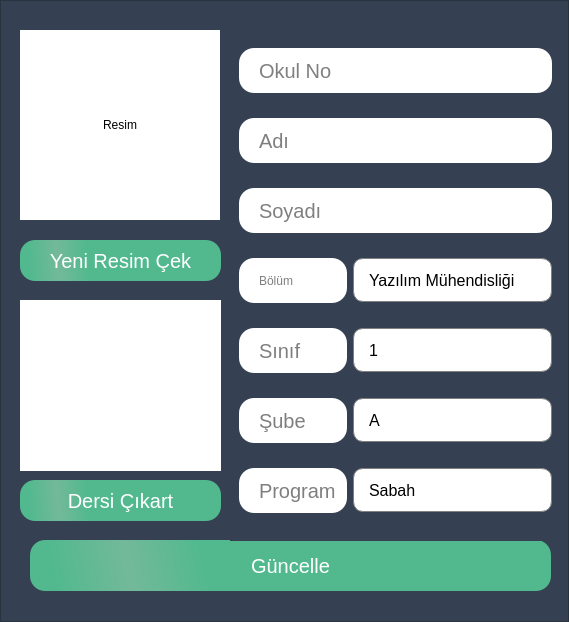
<?xml version="1.0" encoding="UTF-8"?>
<ui version="4.0">
 <class>OgrenciDuzenleForm</class>
 <widget class="QWidget" name="OgrenciDuzenleForm">
  <property name="geometry">
   <rect>
    <x>0</x>
    <y>0</y>
    <width>569</width>
    <height>622</height>
   </rect>
  </property>
  <property name="windowTitle">
   <string>Form</string>
  </property>
  <layout class="QGridLayout" name="gridLayout">
   <property name="leftMargin">
    <number>0</number>
   </property>
   <property name="topMargin">
    <number>0</number>
   </property>
   <property name="rightMargin">
    <number>0</number>
   </property>
   <property name="bottomMargin">
    <number>0</number>
   </property>
   <property name="horizontalSpacing">
    <number>0</number>
   </property>
   <item row="0" column="0">
    <widget class="QFrame" name="frame">
     <property name="styleSheet">
      <string notr="true">QFrame{
background: #354152;
}



QLineEdit{
height: 45px;
border-radius:15px;
padding-left: 18px;
font-size: 20px;
background:white;
}
QPushButton{
height:32px;
border-radius: 15px;
	background-color: qlineargradient(spread:reflect, x1:1, y1:0.466409, x2:0.188, y2:0.482727, stop:0.823864 rgba(82, 185, 143, 255), stop:1 rgba(115, 185, 153, 255));
padding: 8px 16px;
color: white;
font-size: 20px;
}
QPushButton:pressed{
color: black;
background: #008bd1
}</string>
     </property>
     <property name="frameShape">
      <enum>QFrame::StyledPanel</enum>
     </property>
     <property name="frameShadow">
      <enum>QFrame::Raised</enum>
     </property>
     <widget class="QPushButton" name="ogrenci_update">
      <property name="geometry">
       <rect>
        <x>30</x>
        <y>540</y>
        <width>521</width>
        <height>51</height>
       </rect>
      </property>
      <property name="text">
       <string>Güncelle</string>
      </property>
     </widget>
     <widget class="QFrame" name="frame_2">
      <property name="geometry">
       <rect>
        <x>230</x>
        <y>20</y>
        <width>331</width>
        <height>521</height>
       </rect>
      </property>
      <property name="styleSheet">
       <string notr="true">QComboBox {
    border: 1px solid gray;
    border-radius: 10px;
    min-width: 6em;
	font-size:16px;
	padding-left:15px;
	height:42px;

}

QComboBox:on {
    border-bottom-left-radius: 0px;
    border-bottom-right-radius: 0px;
}

QComboBox QAbstractItemView {
    border-bottom-right-radius: 10px;
    border-bottom-left-radius: 10px;
    background: white;
    border: 1px solid gray;
    box-shadow: transparent;
}

QComboBox::drop-down {
    border-color: transparent;
}

QFrame{
border:none;
}</string>
      </property>
      <property name="frameShape">
       <enum>QFrame::StyledPanel</enum>
      </property>
      <property name="frameShadow">
       <enum>QFrame::Raised</enum>
      </property>
      <layout class="QGridLayout" name="gridLayout_2">
       <item row="4" column="1">
        <widget class="QComboBox" name="cmb_Sinif">
         <item>
          <property name="text">
           <string>1</string>
          </property>
         </item>
         <item>
          <property name="text">
           <string>2</string>
          </property>
         </item>
         <item>
          <property name="text">
           <string>3</string>
          </property>
         </item>
         <item>
          <property name="text">
           <string>4</string>
          </property>
         </item>
        </widget>
       </item>
       <item row="3" column="1">
        <widget class="QComboBox" name="cmb_Bolum">
         <item>
          <property name="text">
           <string>Yazılım Mühendisliği</string>
          </property>
         </item>
         <item>
          <property name="text">
           <string>Bilgisayar Mühendisliği</string>
          </property>
         </item>
         <item>
          <property name="text">
           <string>Makine Mühendisliği</string>
          </property>
         </item>
         <item>
          <property name="text">
           <string>Otomotiv Mühendisliği</string>
          </property>
         </item>
        </widget>
       </item>
       <item row="5" column="1">
        <widget class="QComboBox" name="cmb_Sube">
         <property name="styleSheet">
          <string notr="true"/>
         </property>
         <item>
          <property name="text">
           <string>A</string>
          </property>
         </item>
         <item>
          <property name="text">
           <string>B</string>
          </property>
         </item>
         <item>
          <property name="text">
           <string>C</string>
          </property>
         </item>
        </widget>
       </item>
       <item row="6" column="1">
        <widget class="QComboBox" name="cmb_Program">
         <item>
          <property name="text">
           <string>Sabah</string>
          </property>
         </item>
         <item>
          <property name="text">
           <string>Akşam</string>
          </property>
         </item>
        </widget>
       </item>
       <item row="3" column="0">
        <widget class="QLineEdit" name="txt_bolum">
         <property name="enabled">
          <bool>false</bool>
         </property>
         <property name="styleSheet">
          <string notr="true">font-size:12px;</string>
         </property>
         <property name="placeholderText">
          <string>Bölüm</string>
         </property>
        </widget>
       </item>
       <item row="2" column="0" colspan="2">
        <widget class="QLineEdit" name="ogrenci_soyadi">
         <property name="placeholderText">
          <string>Soyadı</string>
         </property>
        </widget>
       </item>
       <item row="1" column="0" colspan="2">
        <widget class="QLineEdit" name="ogrenci_adi">
         <property name="placeholderText">
          <string>Adı</string>
         </property>
        </widget>
       </item>
       <item row="0" column="0" colspan="2">
        <widget class="QLineEdit" name="ogrenci_okulNo">
         <property name="enabled">
          <bool>false</bool>
         </property>
         <property name="placeholderText">
          <string>Okul No</string>
         </property>
        </widget>
       </item>
       <item row="4" column="0">
        <widget class="QLineEdit" name="txt_sinif">
         <property name="enabled">
          <bool>false</bool>
         </property>
         <property name="placeholderText">
          <string>Sınıf</string>
         </property>
        </widget>
       </item>
       <item row="5" column="0">
        <widget class="QLineEdit" name="txt_sube">
         <property name="enabled">
          <bool>false</bool>
         </property>
         <property name="placeholderText">
          <string>Şube</string>
         </property>
        </widget>
       </item>
       <item row="6" column="0">
        <widget class="QLineEdit" name="txt_program">
         <property name="enabled">
          <bool>false</bool>
         </property>
         <property name="placeholderText">
          <string>Program</string>
         </property>
        </widget>
       </item>
      </layout>
     </widget>
     <widget class="QFrame" name="frame_3">
      <property name="geometry">
       <rect>
        <x>20</x>
        <y>20</y>
        <width>201</width>
        <height>461</height>
       </rect>
      </property>
      <property name="styleSheet">
       <string notr="true">QFrame{
border:none;
}

QLabel{
	height:200px;
}

QPushButton{
height:42px;
}</string>
      </property>
      <property name="frameShape">
       <enum>QFrame::StyledPanel</enum>
      </property>
      <property name="frameShadow">
       <enum>QFrame::Raised</enum>
      </property>
      <widget class="QPushButton" name="resimYukle">
       <property name="geometry">
        <rect>
         <x>0</x>
         <y>220</y>
         <width>201</width>
         <height>41</height>
        </rect>
       </property>
       <property name="text">
        <string>Yeni Resim Çek</string>
       </property>
      </widget>
      <widget class="QLabel" name="ogrenci_resim">
       <property name="geometry">
        <rect>
         <x>0</x>
         <y>10</y>
         <width>200</width>
         <height>190</height>
        </rect>
       </property>
       <property name="styleSheet">
        <string notr="true">background: white;
</string>
       </property>
       <property name="text">
        <string>Resim</string>
       </property>
       <property name="alignment">
        <set>Qt::AlignCenter</set>
       </property>
      </widget>
      <widget class="QListWidget" name="ogrenci_aldigiDersler">
       <property name="geometry">
        <rect>
         <x>0</x>
         <y>280</y>
         <width>201</width>
         <height>171</height>
        </rect>
       </property>
       <property name="styleSheet">
        <string notr="true">background: white;</string>
       </property>
      </widget>
     </widget>
     <widget class="QPushButton" name="btn_dersCikart">
      <property name="geometry">
       <rect>
        <x>20</x>
        <y>480</y>
        <width>201</width>
        <height>41</height>
       </rect>
      </property>
      <property name="text">
       <string>Dersi Çıkart</string>
      </property>
     </widget>
    </widget>
   </item>
  </layout>
 </widget>
 <resources/>
 <connections/>
</ui>
